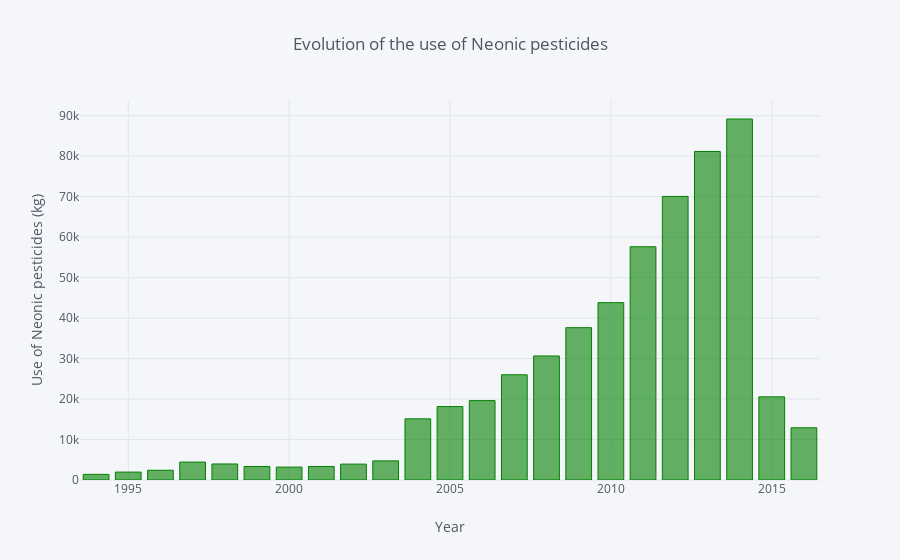

The notebook cell this image was saved under:
### Markdown cell above
### Evolution of the use of Neonic pesticides

### Code cell
evo_neonic = data.groupby("year", as_index=False).agg({'AllNeonic':'mean'})
evo_neonic.iplot(kind='bar', x='year', xTitle='Year', color='green',
           yTitle='Use of Neonic pesticides (kg)', title='Evolution of the use of Neonic pesticides')

### Figure 1 — Plotly figure (JSON) as saved in the notebook; plotly's stock layout.template omitted (floating-point values rounded to 4 significant figures)
{"data": [{"marker": {"color": "rgba(0, 128, 0, 0.6)", "line": {"color": "rgba(0, 128, 0, 1.0)", "width": 1}}, "name": "AllNeonic", "orientation": "v", "text": "", "type": "bar", "uid": "e3eff136-baee-472a-8c16-59a542e326b6", "x": [1994, 1995, 1996, 1997, 1998, 1999, 2000, 2001, 2002, 2003, 2004, 2005, 2006, 2007, 2008, 2009, 2010, 2011, 2012, 2013, 2014, 2015, 2016], "y": [1401.0, 1956.0, 2405.0, 4426.0, 3960.0, 3339.0, 3189.0, 3342.0, 3924.0, 4727.0, 15100.0, 18150.0, 19620.0, 26000.0, 30650.0, 37640.0, 43820.0, 57630.0, 70070.0, 81170.0, 89190.0, 20540.0, 12910.0]}], "layout": {"legend": {"bgcolor": "#F5F6F9", "font": {"color": "#4D5663"}}, "paper_bgcolor": "#F5F6F9", "plot_bgcolor": "#F5F6F9", "title": {"font": {"color": "#4D5663"}, "text": "Evolution of the use of Neonic pesticides"}, "xaxis": {"gridcolor": "#E1E5ED", "showgrid": true, "tickfont": {"color": "#4D5663"}, "title": {"font": {"color": "#4D5663"}, "text": "Year"}, "zerolinecolor": "#E1E5ED"}, "yaxis": {"gridcolor": "#E1E5ED", "showgrid": true, "tickfont": {"color": "#4D5663"}, "title": {"font": {"color": "#4D5663"}, "text": "Use of Neonic pesticides (kg)"}, "zerolinecolor": "#E1E5ED"}}}
